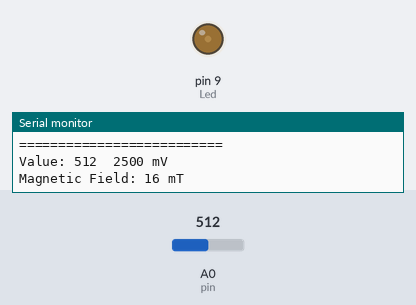
The sketch below on a simulated Arduino Uno, built with avr-gcc and run on an emulated ATmega328P. Shown: output pins drawn as LEDs (lit = HIGH), the last lines printed to the serial monitor. The inputs (shaded band) are chosen by the test bench; at power-on: A0 (pin) = 512.

Above: at 1.2 s.
1.3 s: A0 (pin) set to 306
At 2.5 s:
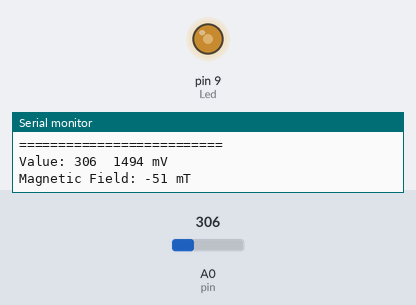
2.8 s: A0 (pin) set to 716
At 4.0 s:
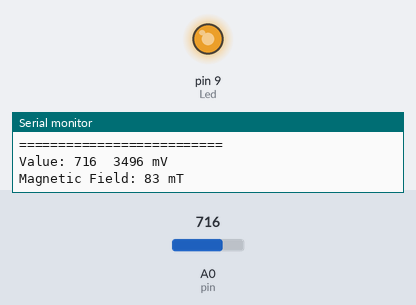
4.3 s: A0 (pin) set to 511
At 4.8 s:
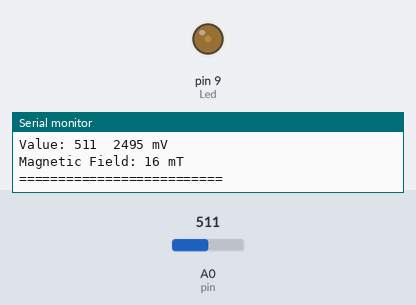
Timing chart, 0 to 7.3 s (numbered marks = the images above; inputs shaded):
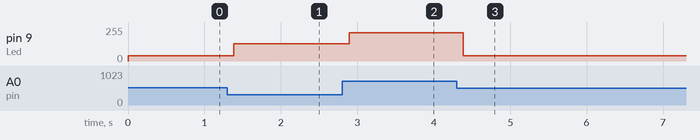

The sketch:

7_Hall_Task_3.ino
```cpp
int pin = A0;         //Pin εισόδου αισθητήρα Hall
int vcc = 5000;       //Τάση τροφοδοσίας αισθητήρα Hall σε mV

int value;            //Μεταβλητή τιμής στο εύρος 0-1023
int voltage;          //Μεταβλητή τάσης στο εύρος 0-Vcc
int field;            //Μεταβλητή τιμής πεδίου σε mT
int offset = 254;    //Μεταβλητή τάσης offset mV
//int field_offset = -17; //Μεταβλητή τιμής πεδίου offset σε mT
int Led = 9;
int ledValue;
void setup() {
  Serial.begin(9600); //Έναρξη σειριακής επικοινωνίας
  pinMode(Led,OUTPUT);
}

void loop() {
  value = analogRead(pin); //Ανάγνωση τιμής του αισθητήρα Hall
  voltage = value * (vcc / 1024.0); //Μετατροπή σε τιμή τάσης (mV)
  field = map(voltage+offset, 1000, 4000, -100, 100); //Υπολογισμός μαγνητικού πεδίου (mT)

  ledValue=map(abs(field),0,100,0,255);
  analogWrite(Led,ledValue);


  //Εμφάνιση αποτελεσμάτων
  Serial.print("Value: ");
  Serial.print(value);
  Serial.print("\t");
  Serial.print(voltage);
  Serial.println(" mV");
  Serial.print("Magnetic Field: ");
  Serial.print(field);
  Serial.println(" mT");
  Serial.println("==========================");
  delay(100); //Λήψη νέας τιμής κάθε 100msec
}
```

Measured:
- after the input at 1.3 s, pin 9 (Led): 40/255 → 130/255 after 0.09 s
- after the input at 2.8 s, pin 9 (Led): 130/255 → 211/255 after 0.09 s
- after the input at 4.3 s, pin 9 (Led): 211/255 → 40/255 after 0.08 s
